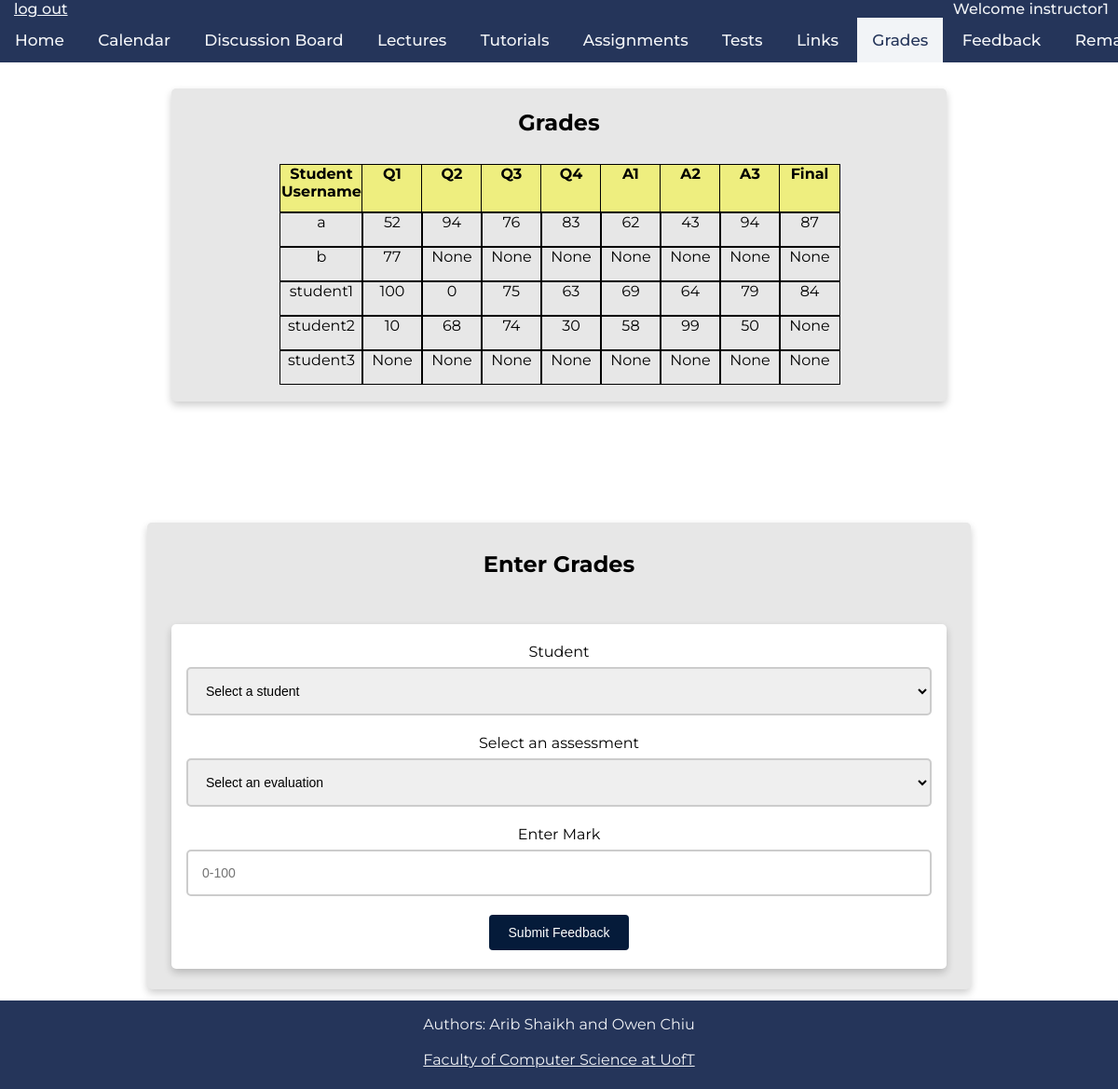
The app's page /grades (signed in) with its own data.
### tables this page shows
CREATE TABLE students(
	username VARCHAR(256) NOT NULL PRIMARY KEY,
	password VARCHAR(256) NOT NULL,
	sessionn VARCHAR(256)
	);

### app.py (the view)
@app.route('/grades')
def retrieveGrades():
	if 'username' in session:
		user_id = session["username"]
		student_session = session.get('student')
		instructor_session = session.get('instructor')
		db = get_db()
		db.row_factory = make_dicts
		if student_session:
			student_grades = query_db(
				"SELECT mark_id, mark FROM marks WHERE username = ?",[session['username']] , one=False)
			db.close()
			return render_template("grades.html", student_grades = student_grades, user_id = user_id)
		if instructor_session:
			students = query_db("SELECT username FROM students", one=False)
			sql ="""select s.username,	sum(case when m.mark_id = 'Q1' then m.mark end) Q1
				,	sum(case when m.mark_id = 'Q2' then m.mark end) Q2
				,	sum(case when m.mark_id = 'Q3' then m.mark end) Q3
				,	sum(case when m.mark_id = 'Q4' then m.mark end) Q4
				,	sum(case when m.mark_id = 'A1' then m.mark end) A1
				,	sum(case when m.mark_id = 'A2' then m.mark end) A2
				,	sum(case when m.mark_id = 'A3' then m.mark end) A3
				,	sum(case when m.mark_id = 'Final' then m.mark end) Final
				from students s
				left outer join marks m on m.username=s.username
				group by s.username"""
			instructor_grades = query_db(sql, one=False)
			db.close()
			return render_template("grades.html", instructor_grades = instructor_grades, students = students, user_id = user_id)
	return redirect(url_for('login'))

### app.py (called while the page is built)
def get_db():
    db = getattr(g, '_database', None)
    if db is None:
        db = g._database = sqlite3.connect(DATABASE)
    return db

def make_dicts(cursor, row):
    return dict((cursor.description[idx][0], value)
                for idx, value in enumerate(row))

def query_db(query, args=(), one=False):
    cur = get_db().execute(query, args)
    rv = cur.fetchall()
    cur.close()
    return (rv[0] if rv else None) if one else rv

@app.teardown_appcontext
def close_connection(exception):
    db = getattr(g, '_database', None)
    if db is not None:
        db.close()

### templates/grades.html (shortened to what this page needs)
<!DOCTYPE html>
<html>
    <head>
        <link rel="stylesheet" href="../static/css/main.css" />
        <link rel="stylesheet" href="../static/css/grades.css" />
        <link rel="stylesheet" href="../static/css/navbar_footer.css" />
    </head>
    <body>
        <div class="navbar">
            <a class="logout" href="./logout">log out</a>
            <p class="welcomeName">Welcome {{user_id}}</p>
            <br>
            <div class="links">
                <a href="./">Home</a>
                <a href="./calendar">Calendar</a>
                <a href="https://piazza.com/class/kk052lckppx73x" target="_blank">Discussion Board</a>
                <a href="./lectures">Lectures</a>
                <a href="./tutorials">Tutorials</a>
                <a href="./assignments">Assignments</a>
                <a href="./tests">Tests</a>
                <a href="./links">Links</a>
                <a href="./grades" class="active-page" >Grades</a>
                <a href="./feedback">Feedback</a>
                <a href="./remark">Remark Request</a>
            </div>
        </div>
        {% if session['instructor'] %}
        <div class='Box'>
            <h2>Grades</h2>
            <div class="table">
                <div class="column">
                    <div class="headerrow">Student Username</div>
                    {% for grades in instructor_grades %}
                        <div class="row">{{grades['username']}}</div>
                    {% endfor %}
                </div>
                <div class="column">
                    <div class="headerrow">Q1</div>
                    {% for grades in instructor_grades %}
                        <div class="row">{{grades['Q1']}}</div>
                    {% endfor %}
                </div>
                <div class="column">
                    <div class="headerrow">Q2</div>
                    {% for grades in instructor_grades %}
                        <div class="row">{{grades['Q2']}}</div>
                    {% endfor %}
                </div>
                <div class="column">
                    <div class="headerrow">Q3</div>
                    {% for grades in instructor_grades %}
                        <div class="row">{{grades['Q3']}}</div>
                    {% endfor %}
                </div>
                <div class="column">
                    <div class="headerrow">Q4</div>
                    {% for grades in instructor_grades %}
                        <div class="row">{{grades['Q4']}}</div>
                    {% endfor %}
                </div>
                <div class="column">
                    <div class="headerrow">A1</div>
                    {% for grades in instructor_grades %}
                        <div class="row">{{grades['A1']}}</div>
                    {% endfor %}
                </div>
                <div class="column">
                    <div class="headerrow">A2</div>
                    {% for grades in instructor_grades %}
                        <div class="row">{{grades['A2']}}</div>
                    {% endfor %}
                </div>
                <div class="column">
                    <div class="headerrow">A3</div>
                    {% for grades in instructor_grades %}
                        <div class="row">{{grades['A3']}}</div>
                    {% endfor %}
                </div>
                <div class="column">
                    <div class="headerrow">Final</div>
                    {% for grades in instructor_grades %}
                        <div class="row">{{grades['Final']}}</div>
                    {% endfor %}
                </div>
            </div>
        </div>
        <div class="feedbackBox">
                <h2>Enter Grades</h2>
                <div class='feedbackFormBox'>
            <form action="{{ url_for('enterGrades') }}" method="POST">
                <label>Student</label>
                    <select class="inputStyle" id="instructrNameDropdown" name="studentname">
                        <option disabled selected>Select a student</option>
                    </select>
                <label>Select an assessment</label>
                    <select class="inputStyle" id="aDropDown" type="text" name="aName">
                        <option disabled selected>Select an evaluation</option>
                    </select>
                <label>Enter Mark</label>
                <input class='inputStyle' type="text" name="markvalue" placeholder="0-100">
                <input class='inputButton' type="submit" value="Submit Feedback">
            </form>
            </div>
        </div>
        {% endif %}
        <footer>
                <p>Authors: Arib Shaikh and Owen Chiu<br>
                <br>
                <a href="https://web.cs.toronto.edu/" target="_blank">Faculty of Computer Science at UofT</a></p>
            </footer>
    </body>

### static/css/main.css (style rules this page uses)
html { font-family: 'Montserrat', sans-serif; }
body { height:100vh; margin: 0px; display:flex; flex-direction:column; text-align: center; }
.Box { background-color: rgb(231, 231, 231); display: flex; flex-direction: column; flex-grow: 1; margin:0px auto; margin-bottom: 12px; box-shadow: 0 4px 8px 0 rgba(0, 0, 0, 0.2); transition: 0.3s; border-radius: 5px; padding: 2px 16px; text-align: center; justify-content: center; align-items: center; width: 800px; }
.inputStyle, .feedbackTextArea { font-size: 14px; width: 100%; border: 2px solid #ccc; border-radius: 5px; box-sizing: border-box; margin-top: 7px; margin-bottom: 20px; padding: 15px; resize: vertical; }
.inputButton { background-color: #051b3a; color: white; padding: 11px 21px; font-size: 14px; border: none; border-radius: 4px; cursor: pointer; }

### static/css/grades.css (style rules this page uses)
.Box { flex-grow: 0; margin-top: 95px; margin-bottom: 50px; }
.table { display: flex; margin: auto; margin-top: 10px; width: 75%; }
.column { margin-bottom: 1em; width: 100%; }
.row { border: 1px black solid; height: 35px; margin: auto; width: 100%; text-align: center; padding: 0 0; }
.headerrow { border: 1px black solid; height: 50px; margin: auto; width: 100%; text-align: center; padding: 0 0; font-weight: bold; background-color: rgb(238, 238, 127); }
.feedbackBox { background-color: rgb(231, 231, 231); display: flex; flex-direction: column; flex-grow: 1; margin:0px auto; margin-top:80px; margin-bottom: 12px; box-shadow: 0 4px 8px 0 rgba(0, 0, 0, 0.2); transition: 0.3s; border-radius: 5px; padding: 10px 26px; text-align: center; justify-content: center; align-items: center; }
.feedbackFormBox { background-color: white; display: flex; flex-direction: column; flex-grow: 1; margin:0px auto; margin-top:30px; margin-bottom: 12px; box-shadow: 0 4px 8px 0 rgba(0, 0, 0, 0.2); transition: 0.3s; border-radius: 5px; padding: 20px 16px; max-width: 800px; text-align: center; justify-content: center; }

### static/css/navbar_footer.css (style rules this page uses)
.navbar { background-color: #25355A; overflow: auto; white-space: nowrap; position: fixed; top: 0; font-weight: 500; width: 100%; margin-left: 0px; text-align: left; }
.logout { padding-left: 5px; padding-bottom: 5px; margin-left: 10px; color:#F2F4F7; position: absolute; top:0; left:0; }
.welcomeName { padding-left: 5px; padding-bottom: 5px; padding-right: 10px; margin-top:0; margin-right:0; color:#F2F4F7; position: absolute; top:0; right:0; }
.links { text-align: center; }
.links a { display: inline-block; color: #F2F4F7; text-align: center; padding: 14px 16px; text-decoration: none; font-size: 17px; }
.links a.active-page { background-color: #F2F4F7; color: #25355A; }
footer { min-height:95px; margin-top: auto; text-align: center; background-color: #25355A; color: #F2F4F7; }
footer a { color: #F2F4F7; margin-bottom: 10px; }
footer p { margin-right: 0px; margin-left: 0px; }

### records on screen
students: username "a", Q1 "52", Q2 "94", Q3 "76", Q4 "83", A1 "62", A2 "43", A3 "94", Final "87"
students: username "b", Q1 "77", Q2 "None", Q3 "None", Q4 "None", A1 "None", A2 "None", A3 "None", Final "None"
students: username "student1", Q1 "100", Q2 "0", Q3 "75", Q4 "63", A1 "69", A2 "64", A3 "79", Final "84"
students: username "student2", Q1 "10", Q2 "68", Q3 "74", Q4 "30", A1 "58", A2 "99", A3 "50", Final "None"
students: username "student3", Q1 "None", Q2 "None", Q3 "None", Q4 "None", A1 "None", A2 "None", A3 "None", Final "None"

### other values on screen
{{ user_id }} "instructor1"
